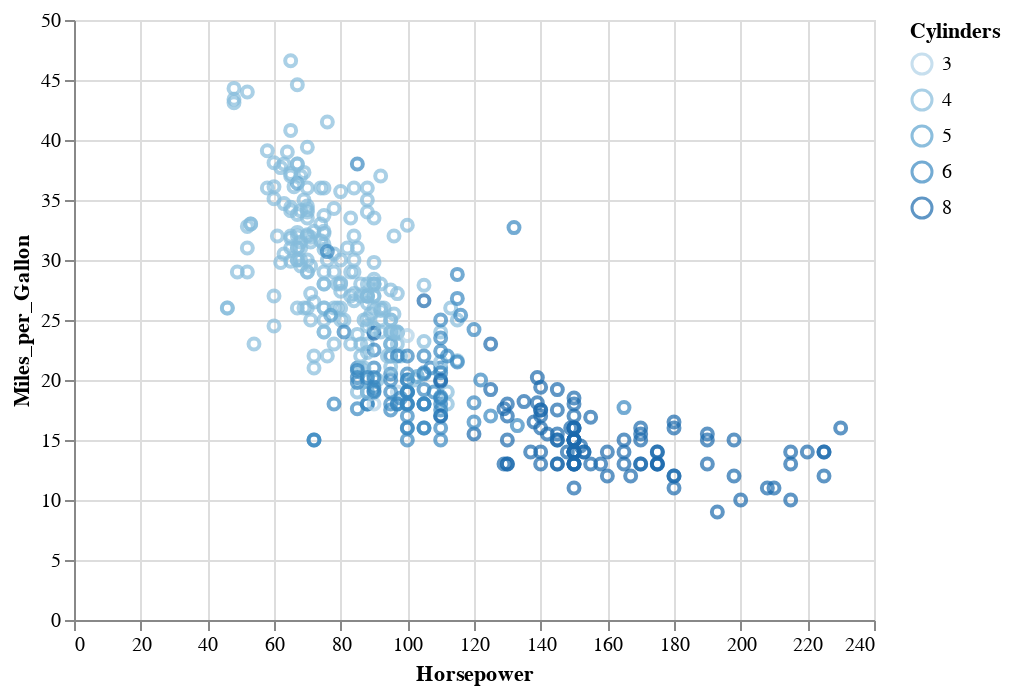

Notebook code cell kept with this figure:
### Code cell
import altair as alt
from vega_datasets import data

source = data.cars()
#print(source)
brush = alt.selection(type='interval')

alt.Chart(source).mark_point().encode(
    x='Horsepower:Q',
    y='Miles_per_Gallon:Q',
    color=alt.condition(brush, 'Cylinders:O', alt.value('grey')),
).add_selection(brush)

### Figure 1 — Vega-Lite specification as saved in the notebook (floating-point values rounded to 4 significant figures; data arrays with more than 128 entries replaced by an {"elided": "..."} marker saying what was removed)
{"config": {"view": {"continuousWidth": 400, "continuousHeight": 300}}, "data": {"name": "data-f02450ab61490a1363517a0190416235"}, "mark": "point", "encoding": {"color": {"condition": {"field": "Cylinders", "type": "ordinal", "selection": "selector011"}, "value": "grey"}, "x": {"field": "Horsepower", "type": "quantitative"}, "y": {"field": "Miles_per_Gallon", "type": "quantitative"}}, "selection": {"selector011": {"type": "interval"}}, "$schema": "https://vega.github.io/schema/vega-lite/v4.17.0.json", "datasets": {"data-f02450ab61490a1363517a0190416235": {"elided": "406 records"}}}
